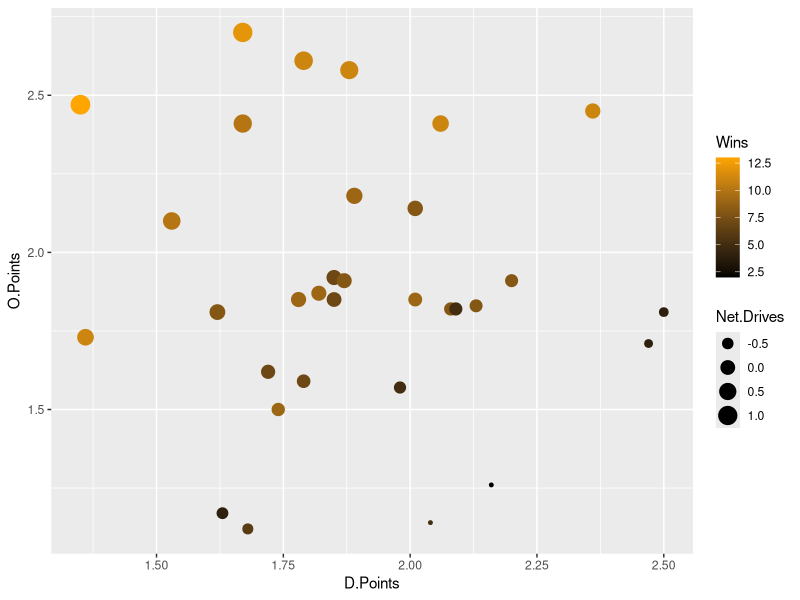
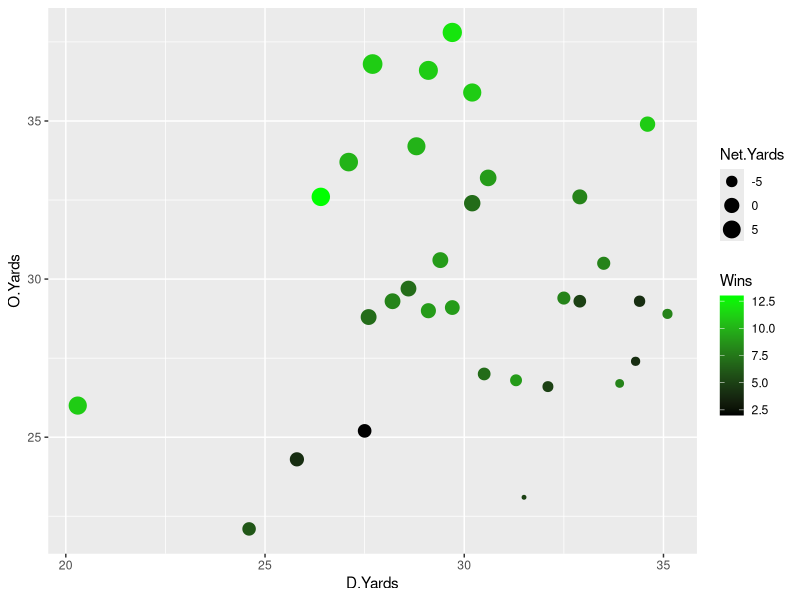

R code for these plots, in order:
## ---- chunk 1
knitr::opts_chunk$set(echo = TRUE)
## ---- chunk 2
library(dplyr)
library(tidyverse)
## ---- chunk 3
table <- read.csv("2023_drives.csv")
table <- table %>%
  mutate(Net.Yards=O.Yards-D.Yards)
table

## ---- chunk 4
points <- ggplot(table) +
  geom_point(aes(x=`D.Points`, y=`O.Points`, color=`Wins`, size=`Net.Drives`)) +
  scale_color_gradient(low="black", high="orange")

points
## ---- chunk 5
yards <- ggplot(table) +
  geom_point(aes(x=`D.Yards`, y=`O.Yards`, color=`Wins`, size=`Net.Yards`)) +
  scale_color_gradient(low="black", high="green")

yards
